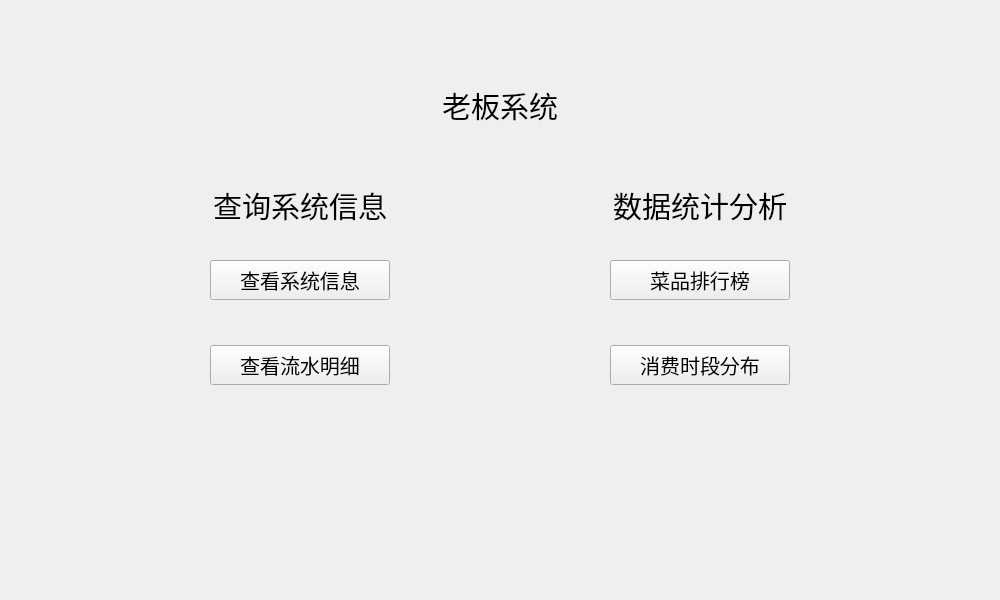
<?xml version="1.0" encoding="UTF-8"?>
<ui version="4.0">
 <class>bosspage</class>
 <widget class="QWidget" name="bosspage">
  <property name="geometry">
   <rect>
    <x>0</x>
    <y>0</y>
    <width>1000</width>
    <height>600</height>
   </rect>
  </property>
  <property name="windowTitle">
   <string>Form</string>
  </property>
  <widget class="QPushButton" name="timeOrder">
   <property name="geometry">
    <rect>
     <x>610</x>
     <y>345</y>
     <width>180</width>
     <height>40</height>
    </rect>
   </property>
   <property name="font">
    <font>
     <family>黑体</family>
     <pointsize>15</pointsize>
    </font>
   </property>
   <property name="text">
    <string>消费时段分布</string>
   </property>
  </widget>
  <widget class="QLabel" name="bar">
   <property name="geometry">
    <rect>
     <x>300</x>
     <y>80</y>
     <width>400</width>
     <height>50</height>
    </rect>
   </property>
   <property name="font">
    <font>
     <family>仿宋</family>
     <pointsize>22</pointsize>
    </font>
   </property>
   <property name="text">
    <string>老板系统</string>
   </property>
   <property name="textFormat">
    <enum>Qt::TextFormat::AutoText</enum>
   </property>
   <property name="scaledContents">
    <bool>false</bool>
   </property>
   <property name="alignment">
    <set>Qt::AlignmentFlag::AlignCenter</set>
   </property>
   <property name="wordWrap">
    <bool>false</bool>
   </property>
  </widget>
  <widget class="QLabel" name="bar_1">
   <property name="geometry">
    <rect>
     <x>100</x>
     <y>180</y>
     <width>400</width>
     <height>50</height>
    </rect>
   </property>
   <property name="font">
    <font>
     <family>仿宋</family>
     <pointsize>22</pointsize>
    </font>
   </property>
   <property name="text">
    <string>查询系统信息</string>
   </property>
   <property name="textFormat">
    <enum>Qt::TextFormat::AutoText</enum>
   </property>
   <property name="scaledContents">
    <bool>false</bool>
   </property>
   <property name="alignment">
    <set>Qt::AlignmentFlag::AlignCenter</set>
   </property>
   <property name="wordWrap">
    <bool>false</bool>
   </property>
  </widget>
  <widget class="QPushButton" name="viewAllInfo">
   <property name="geometry">
    <rect>
     <x>210</x>
     <y>260</y>
     <width>180</width>
     <height>40</height>
    </rect>
   </property>
   <property name="font">
    <font>
     <family>黑体</family>
     <pointsize>15</pointsize>
    </font>
   </property>
   <property name="text">
    <string>查看系统信息</string>
   </property>
  </widget>
  <widget class="QPushButton" name="viewAllOrder">
   <property name="geometry">
    <rect>
     <x>210</x>
     <y>345</y>
     <width>180</width>
     <height>40</height>
    </rect>
   </property>
   <property name="font">
    <font>
     <family>黑体</family>
     <pointsize>15</pointsize>
    </font>
   </property>
   <property name="text">
    <string>查看流水明细</string>
   </property>
  </widget>
  <widget class="QPushButton" name="dishRanking">
   <property name="geometry">
    <rect>
     <x>610</x>
     <y>260</y>
     <width>180</width>
     <height>40</height>
    </rect>
   </property>
   <property name="font">
    <font>
     <family>黑体</family>
     <pointsize>15</pointsize>
    </font>
   </property>
   <property name="text">
    <string>菜品排行榜</string>
   </property>
  </widget>
  <widget class="QLabel" name="bar_2">
   <property name="geometry">
    <rect>
     <x>500</x>
     <y>180</y>
     <width>400</width>
     <height>50</height>
    </rect>
   </property>
   <property name="font">
    <font>
     <family>仿宋</family>
     <pointsize>22</pointsize>
    </font>
   </property>
   <property name="text">
    <string>数据统计分析</string>
   </property>
   <property name="textFormat">
    <enum>Qt::TextFormat::AutoText</enum>
   </property>
   <property name="scaledContents">
    <bool>false</bool>
   </property>
   <property name="alignment">
    <set>Qt::AlignmentFlag::AlignCenter</set>
   </property>
   <property name="wordWrap">
    <bool>false</bool>
   </property>
  </widget>
 </widget>
 <resources/>
 <connections/>
</ui>
